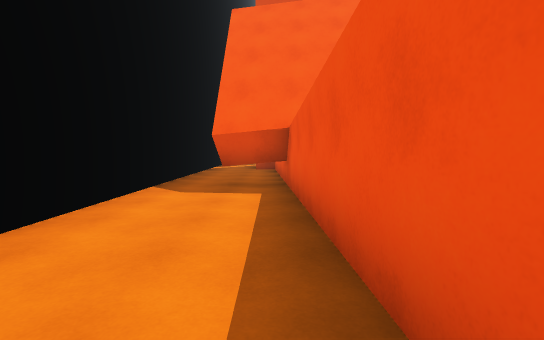
View 1 (above)

20 first-person views from a walk through a Unity game level. The camera is 1.4 m above the floor, tilts 4° down and sees 85° across. The floor is counted in squares, 2 m on a side. Each view is taken from the middle of a square. On the plan, view 1 faces up. The plan holds only what a view shows up to about 10 squares ahead; the rest is blank. The place goes on beyond the plan.

View 2
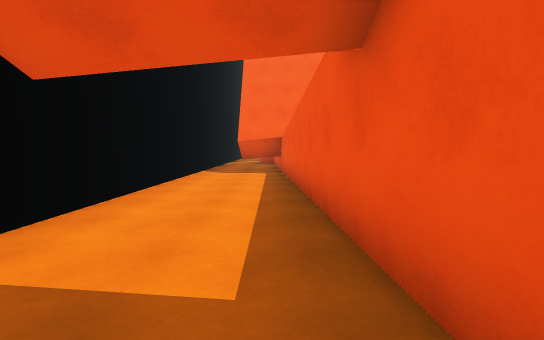

View 3
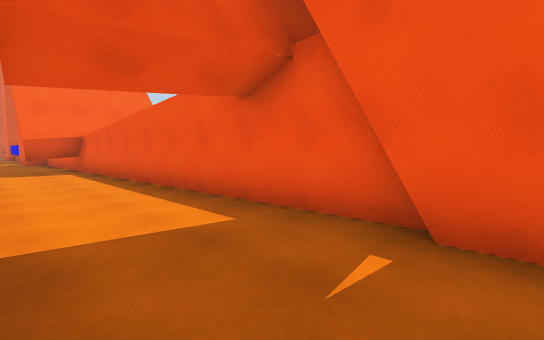

View 4
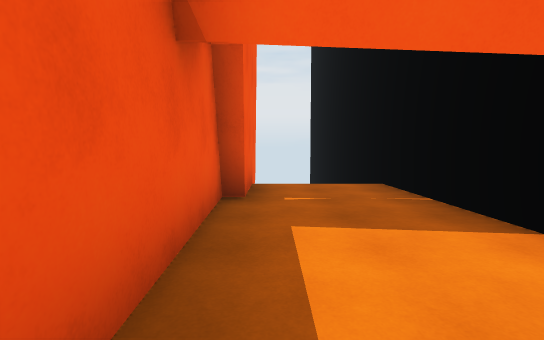

View 5
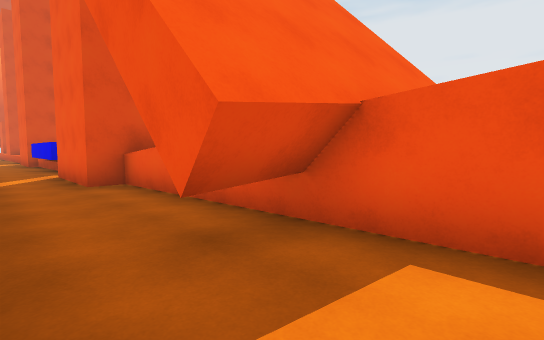

View 6
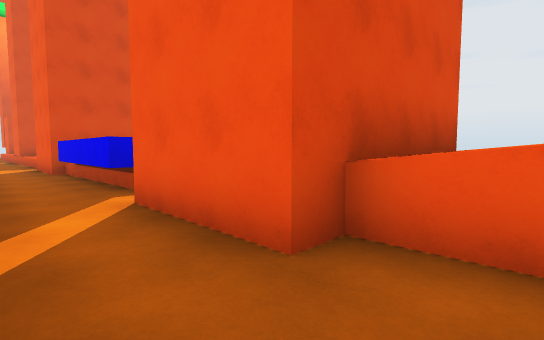

View 7
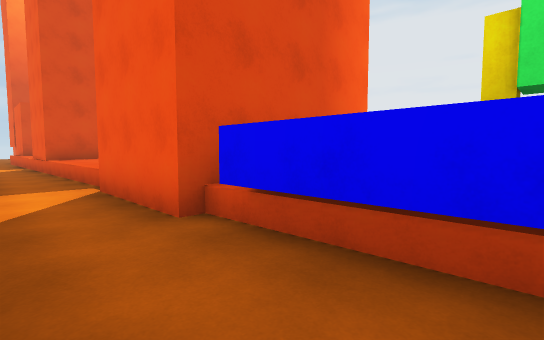

View 8
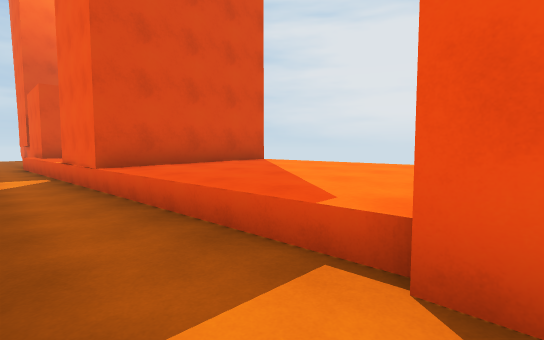

View 9
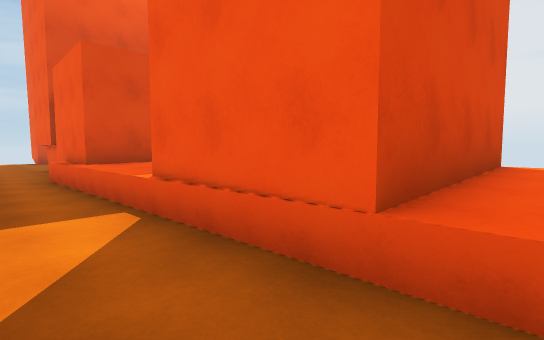

View 10
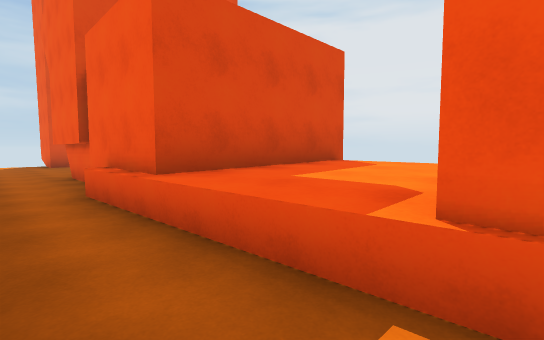

View 11
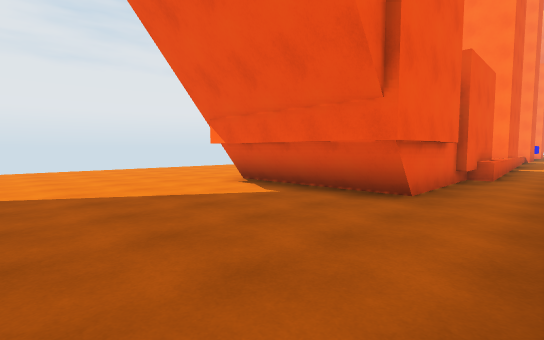

View 12
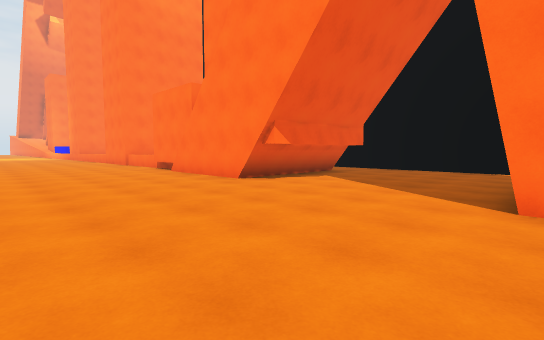

View 13
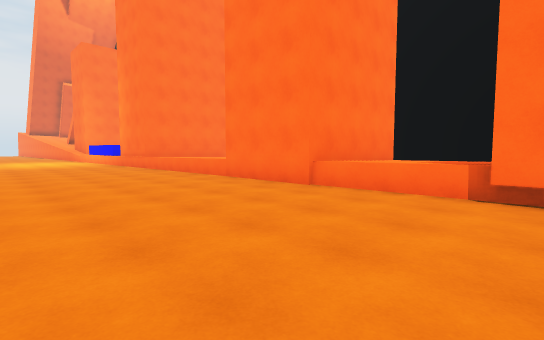

View 14
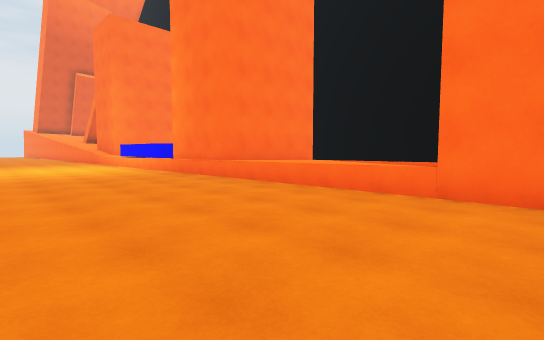

View 15
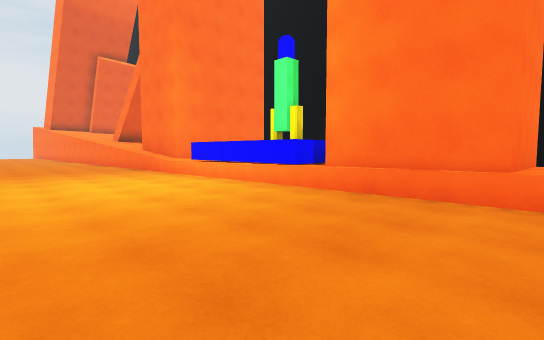

View 16
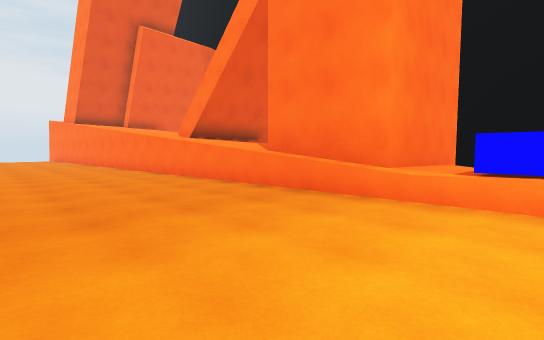

View 17
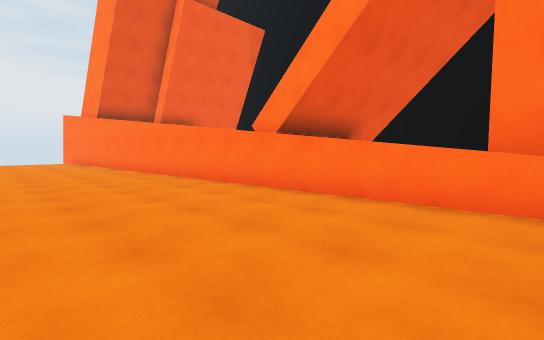

View 18
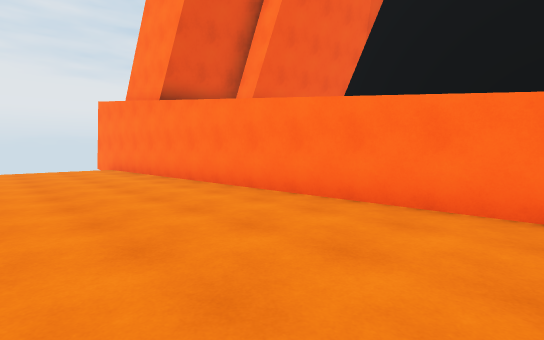

View 19
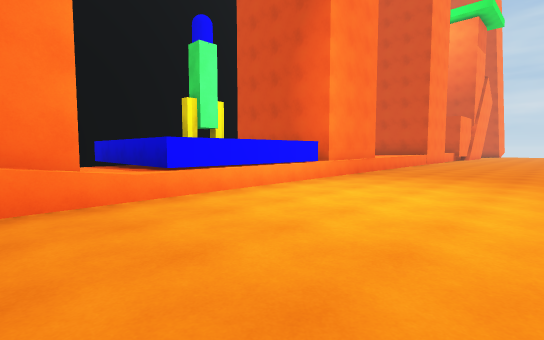

View 20
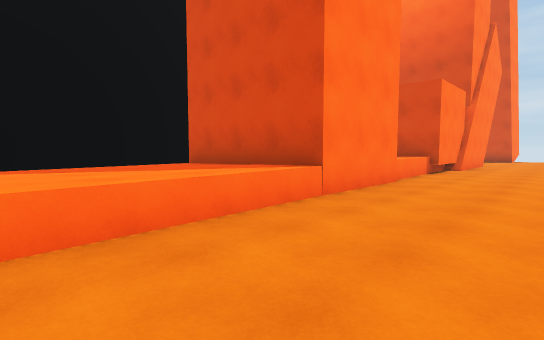

### Floor plan
Key: @ floor where view 1 was taken; # wall or solid block; x gap in a wall; . floor; = window, fence, low wall or low ledge; ^ raised ledge.
Columns run from 3 left of view 1 to 8 right of it. Each row starts with its distance up from view 1.
 43        #....
 42 #...........
 41 #...........
 40 #...........
 39 #...........
 38  ..####.....
 37  ..####.....
 36  ..#  #.....
 35  ..#  #.....
 34  ..#  #.....
 33  ..#  #.....
 32  ..^^^^.....
 31 #..^^^^.....
 30 #..^^^^.....
 29 #..#^^#.....
 28 #..=  #.....
 27 #..#^^#.....
 26 #..^^^^.....
 25 #..^^^^.....
 24 #..^^^^.....
 23 #..^^^^.....
 22 #..^^^^.....
 21 #..#^^#.....
 20  ..#  #.....
 19  ..#  #.....
 18  ..####.....
 17  ..#  #.....
 16  ..#  ^.....
 15 #..^  ^.....
 14 #..^^^^^....
 13 #..x^^^^....
 12  ..#  ^^....
 11  ..#  ^^....
 10 #..^^^^^....
  9 #...^^^^....
  8 #... ^^^....
  7 #..# ^ #....
  6 #.###  #....
  5 #...#  #....
  4 #...#  #....
  3 #...#  #....
  2 #...#  #....
  1 #...#  #....
  0  ..@#  #....
 -1  ...#  #....
 -2  ...#  #....
 -3  ...#  #....
 -4  ...#  #....
 -5  ...#  #....
 -6  # ##  ##

Positions as (right, up) in squares from view 1, and headings:
1: (0, 0), facing up
2: (0, -4), facing up
3: (-2, -5), facing up-right
4: (0, 0), facing down
5: (-2, 4), facing up-right
6: (-2, 9), facing up-right
7: (-2, 16), facing up-right
8: (-2, 21), facing up-right
9: (-2, 26), facing up-right
10: (-2, 29), facing up-right
11: (-2, 42), facing down-right
12: (8, 43), facing down-left
13: (8, 33), facing down-left
14: (8, 28), facing down-left
15: (8, 22), facing down-left
16: (8, 15), facing down-left
17: (8, 11), facing down-left
18: (8, 5), facing down-left
19: (8, 12), facing up-left
20: (6, 23), facing up-left
